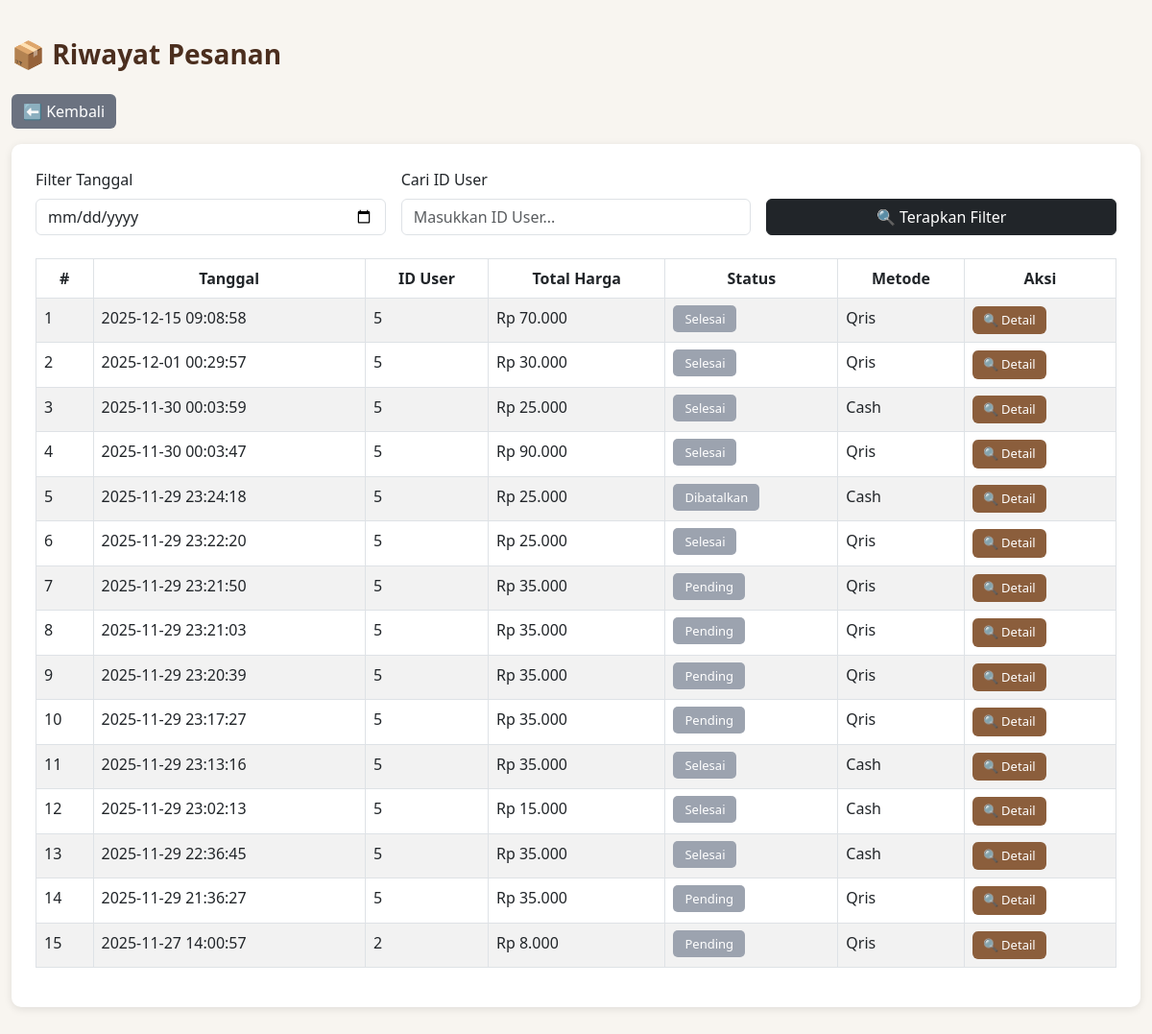
The page /KopiCa/admin/riwayat_pesanan.php on the database its author committed.
### tables this page shows
CREATE TABLE `pesanan` (
  `id_pesanan` int(11) NOT NULL,
  `id_user` int(11) NOT NULL,
  `total_harga` decimal(14,2) NOT NULL,
  `status` enum('pending','diproses','selesai','dibatalkan') DEFAULT 'pending',
  `tanggal_pesan` datetime DEFAULT current_timestamp(),
  `alamat` text DEFAULT NULL,
  `metode_pembayaran` enum('Cash','Qris') DEFAULT NULL
);

### KopiCa/admin/riwayat_pesanan.php (the view, shortened to what this page needs)
<?php
include '../config.php';
$where_sql = "";
$query = "SELECT * FROM pesanan $where_sql ORDER BY tanggal_pesan DESC";
$result = mysqli_query($conn, $query);
?>
<!DOCTYPE html>
<html lang="id">
<head>
    <link rel="stylesheet" href="https://cdn.jsdelivr.net/npm/bootstrap@5.3.0/dist/css/bootstrap.min.css">
</head>
<body style="background: #f8f5f0;">
    <div class="container" style="max-width: 1200px; margin: 40px auto;">
        <h2 class="fw-bold mb-4" style="color:#4b2e1e; font-size: 28px;">
            📦 Riwayat Pesanan
        </h2>
        <a href="index.php"
           class="btn btn-secondary mb-3"
           style="background:#6b7280; border:none;">
            ⬅ Kembali
        </a>
        <div style="
            background:white;
            padding: 25px;
            border-radius: 10px;
            box-shadow: 0 2px 8px rgba(0,0,0,0.1);
        ">
            <form method="GET" class="row g-3 mb-4">
                <div class="col-md-4">
                    <label class="form-label">Filter Tanggal</label>
                    <input
                        type="date"
                        name="tanggal"
                        class="form-control"
                        value="<?= isset($_GET['tanggal']) ? $_GET['tanggal'] : '' ?>"
                    >
                </div>
                <div class="col-md-4">
                    <label class="form-label">Cari ID User</label>
                    <input
                        type="text"
                        name="cari_user"
                        class="form-control"
                        placeholder="Masukkan ID User..."
                        value="<?= isset($_GET['cari_user']) ? $_GET['cari_user'] : '' ?>"
                    >
                </div>
                <div class="col-md-4 d-flex align-items-end">
                    <button class="btn btn-dark w-100">🔍 Terapkan Filter</button>
                </div>
            </form>
            <table class="table table-bordered table-striped">
                <thead style="background: #1f2937; color:white; text-align:center;">
                    <tr>
                        <th>#</th>
                        <th>Tanggal</th>
                        <th>ID User</th>
                        <th>Total Harga</th>
                        <th>Status</th>
                        <th>Metode</th>
                        <th>Aksi</th>
                    </tr>
                </thead>
                <tbody>
                    <?php
                    $no = 1;
                    if ($result && mysqli_num_rows($result) > 0) {
                        while ($row = mysqli_fetch_assoc($result)) { ?>
                            <tr>
                                <td><?= $no++ ?></td>
                                <td><?= $row['tanggal_pesan'] ?></td>
                                <td><?= $row['id_user'] ?></td>
                                <td>Rp <?= number_format($row['total_harga'], 0, ',', '.') ?></td>
                                <td>
                                    <span style="
                                        background:#9ca3af;
                                        color:white;
                                        padding:5px 12px;
                                        border-radius:5px;
                                        font-size: 13px;
                                    ">
                                        <?= ucfirst($row['status']) ?>
                                    </span>
                                </td>
                                <td><?= $row['metode_pembayaran'] ?></td>
                                <td>
                                    <a href="order_detail.php?id=<?= $row['id_pesanan'] ?>"
                                       class="btn btn-sm"
                                       style="
                                            background:#8b5e3c;
                                            color:white;
                                            padding:4px 10px;
                                            font-size:13px;
                                            border-radius:6px;
                                       ">
                                        🔍 Detail
                                    </a>
                                </td>
                            </tr>
                    <?php }
                    } ?>
                </tbody>
            </table>
        </div>
    </div>
</body>
</html>

### rows shown on the page
pesanan: tanggal_pesan "2025-12-15 09:08:58", id_user "5", total_harga "70.000", status "Selesai", metode_pembayaran "Qris"
pesanan: tanggal_pesan "2025-12-01 00:29:57", id_user "5", total_harga "30.000", status "Selesai", metode_pembayaran "Qris"
pesanan: tanggal_pesan "2025-11-30 00:03:59", id_user "5", total_harga "25.000", status "Selesai", metode_pembayaran "Cash"
pesanan: tanggal_pesan "2025-11-30 00:03:47", id_user "5", total_harga "90.000", status "Selesai", metode_pembayaran "Qris"
pesanan: tanggal_pesan "2025-11-29 23:24:18", id_user "5", total_harga "25.000", status "Dibatalkan", metode_pembayaran "Cash"
pesanan: tanggal_pesan "2025-11-29 23:22:20", id_user "5", total_harga "25.000", status "Selesai", metode_pembayaran "Qris"
pesanan: tanggal_pesan "2025-11-29 23:21:50", id_user "5", total_harga "35.000", status "Pending", metode_pembayaran "Qris"
pesanan: tanggal_pesan "2025-11-29 23:21:03", id_user "5", total_harga "35.000", status "Pending", metode_pembayaran "Qris"
pesanan: tanggal_pesan "2025-11-29 23:20:39", id_user "5", total_harga "35.000", status "Pending", metode_pembayaran "Qris"
pesanan: tanggal_pesan "2025-11-29 23:17:27", id_user "5", total_harga "35.000", status "Pending", metode_pembayaran "Qris"
pesanan: tanggal_pesan "2025-11-29 23:13:16", id_user "5", total_harga "35.000", status "Selesai", metode_pembayaran "Cash"
pesanan: tanggal_pesan "2025-11-29 23:02:13", id_user "5", total_harga "15.000", status "Selesai", metode_pembayaran "Cash"
pesanan: tanggal_pesan "2025-11-29 22:36:45", id_user "5", total_harga "35.000", status "Selesai", metode_pembayaran "Cash"
pesanan: tanggal_pesan "2025-11-29 21:36:27", id_user "5", total_harga "35.000", status "Pending", metode_pembayaran "Qris"
pesanan: tanggal_pesan "2025-11-27 14:00:57", id_user "2", total_harga "8.000", status "Pending", metode_pembayaran "Qris"
